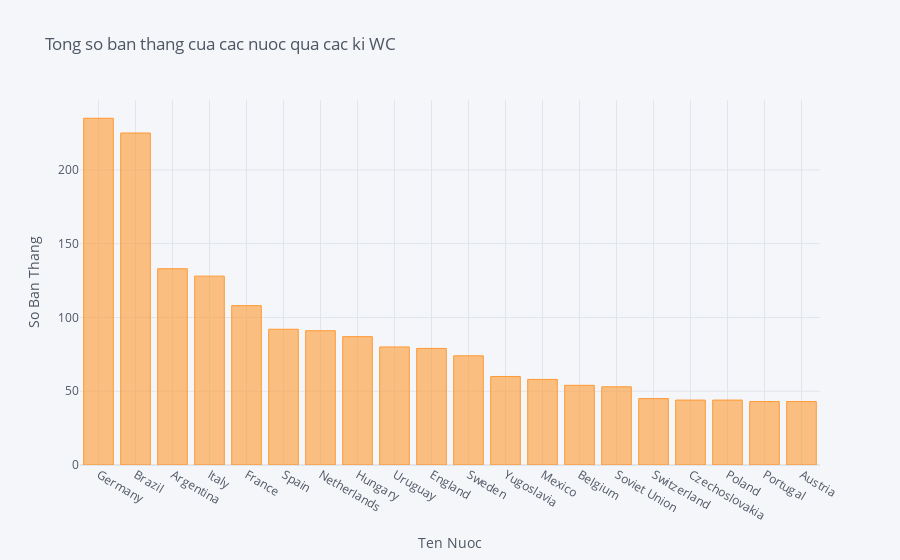

The code cell stored with this chart in its notebook:
### Code cell
# Chon ra 20 dung dau

goals[:20].iplot(kind='bar', xTitle = 'Ten Nuoc', yTitle = 'So Ban Thang',
                title = 'Tong so ban thang cua cac nuoc qua cac ki WC',
                color = 'Orange')

### Figure 1 — Plotly figure (JSON) as saved in the notebook; plotly's stock layout.template omitted (floating-point values rounded to 4 significant figures)
{"data": [{"marker": {"color": "rgba(255, 153, 51, 0.6)", "line": {"color": "rgba(255, 153, 51, 1.0)", "width": 1}}, "name": "So Ban Thang", "orientation": "v", "text": "", "type": "bar", "x": ["Germany", "Brazil", "Argentina", "Italy", "France", "Spain", "Netherlands", "Hungary", "Uruguay", "England", "Sweden", "Yugoslavia", "Mexico", "Belgium", "Soviet Union", "Switzerland", "Czechoslovakia", "Poland", "Portugal", "Austria"], "y": [235, 225, 133, 128, 108, 92, 91, 87, 80, 79, 74, 60, 58, 54, 53, 45, 44, 44, 43, 43]}], "layout": {"legend": {"bgcolor": "#F5F6F9", "font": {"color": "#4D5663"}}, "paper_bgcolor": "#F5F6F9", "plot_bgcolor": "#F5F6F9", "title": {"font": {"color": "#4D5663"}, "text": "Tong so ban thang cua cac nuoc qua cac ki WC"}, "xaxis": {"gridcolor": "#E1E5ED", "showgrid": true, "tickfont": {"color": "#4D5663"}, "title": {"font": {"color": "#4D5663"}, "text": "Ten Nuoc"}, "zerolinecolor": "#E1E5ED"}, "yaxis": {"gridcolor": "#E1E5ED", "showgrid": true, "tickfont": {"color": "#4D5663"}, "title": {"font": {"color": "#4D5663"}, "text": "So Ban Thang"}, "zerolinecolor": "#E1E5ED"}}}
